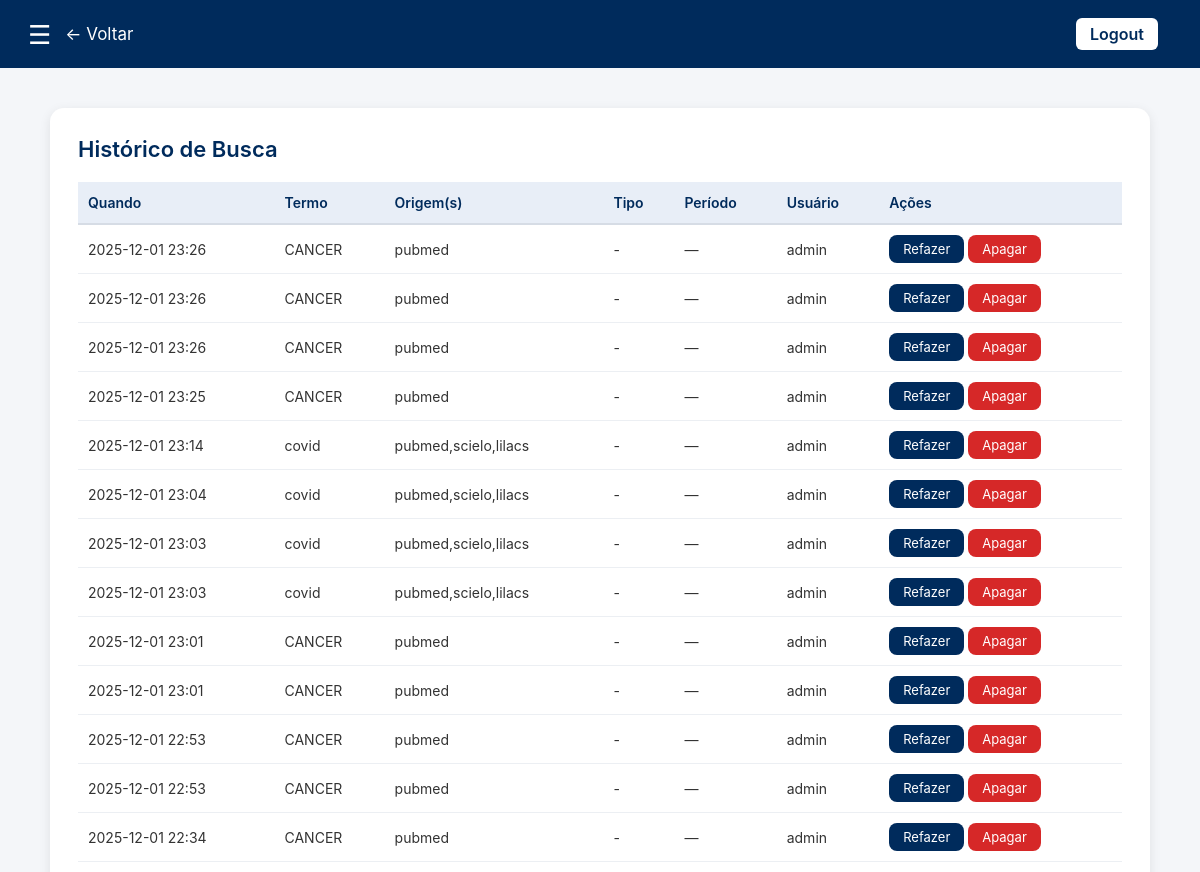
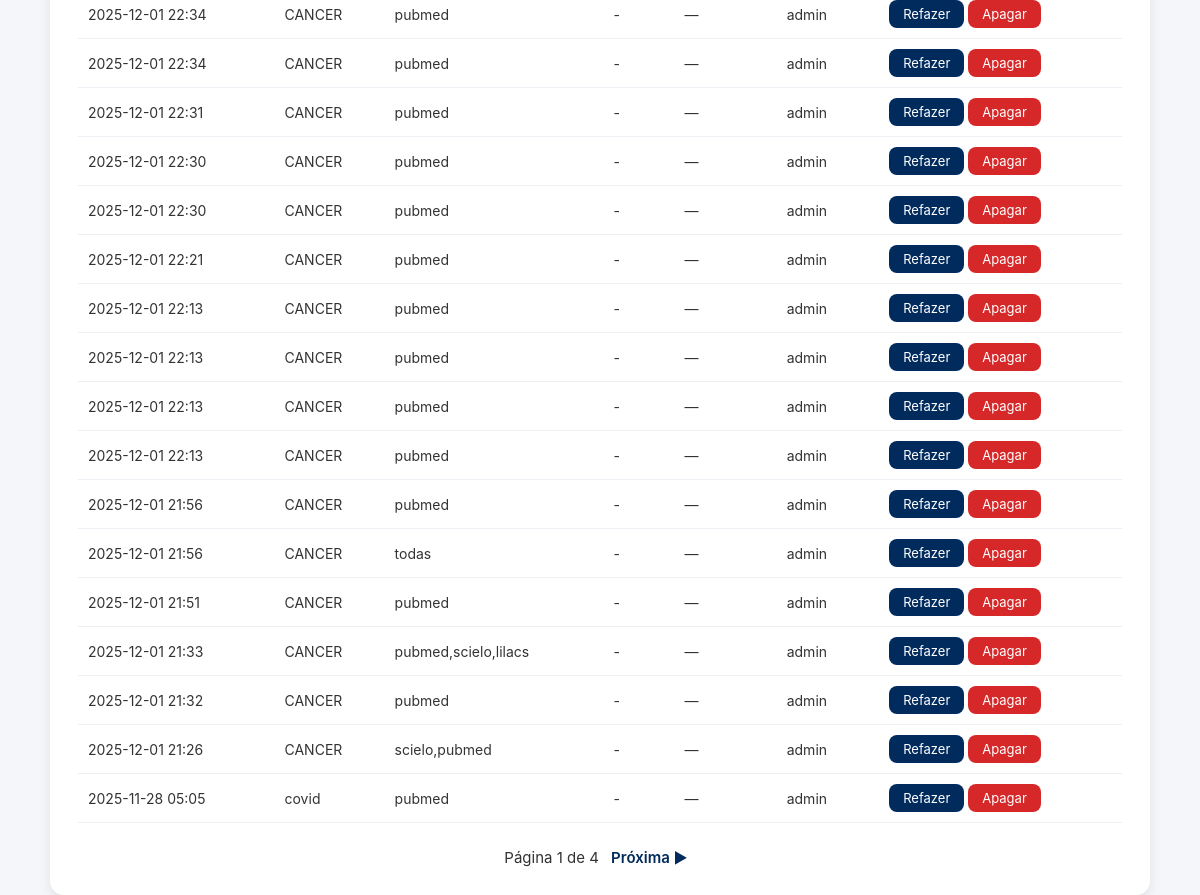
Page /historico/ (signed in) on the earlier database version (2 pictures, top to bottom).
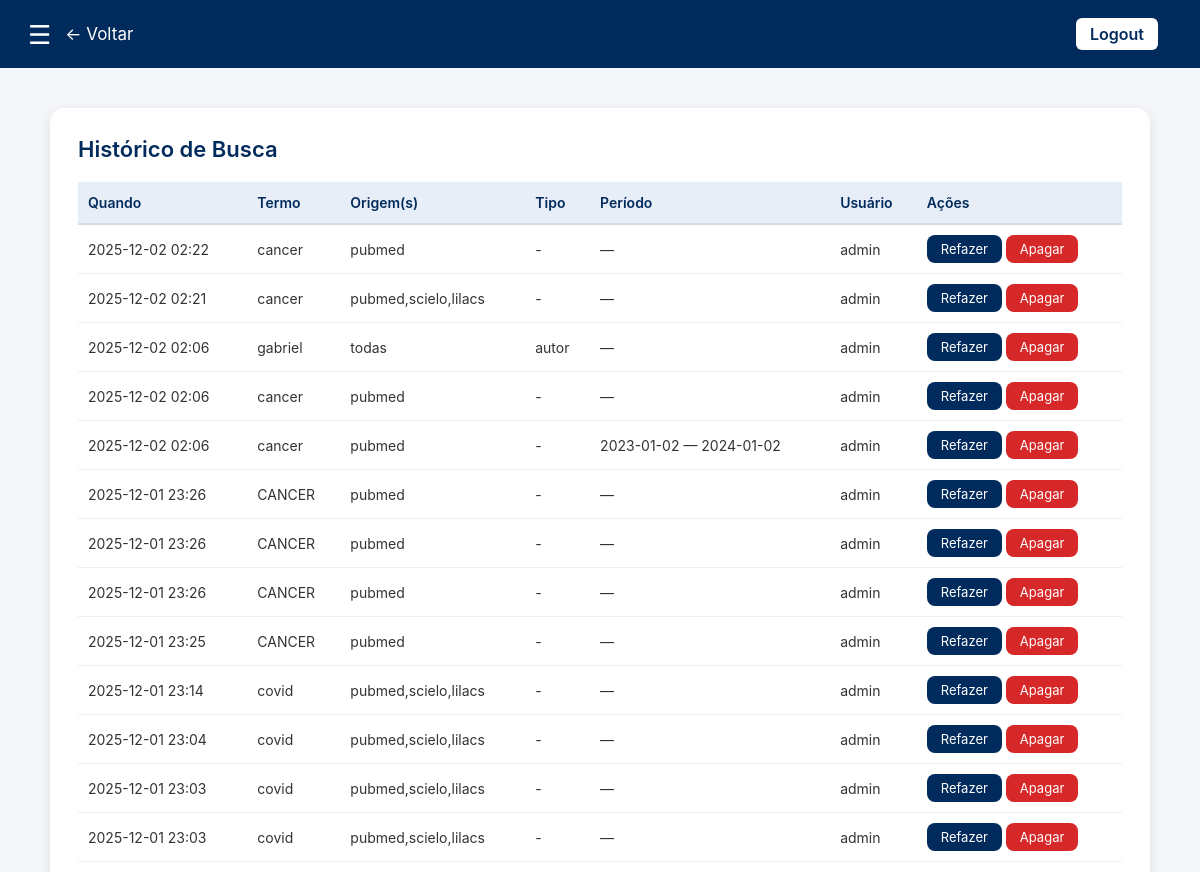
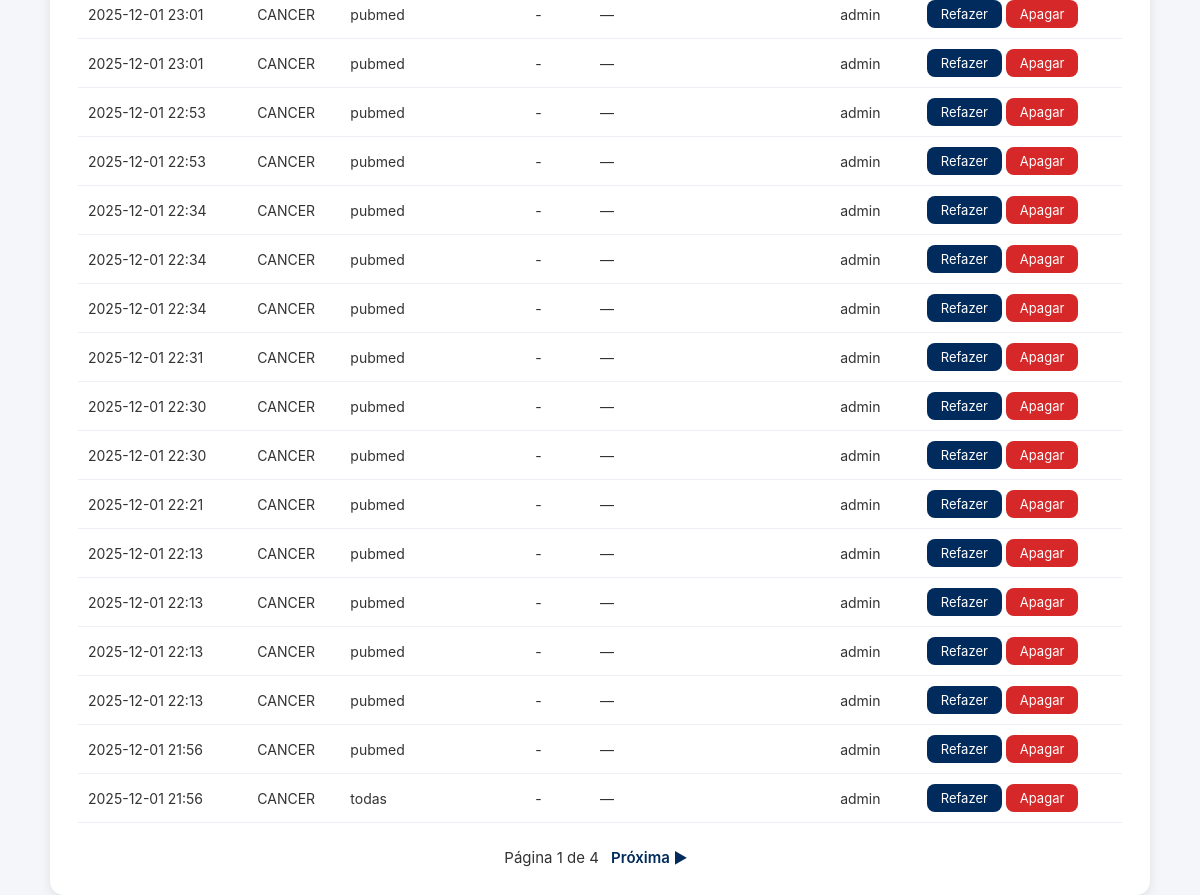
Same page on the later database version (2 pictures, top to bottom).
### busca/models.py (models this page shows, shortened)
class SearchHistory(models.Model):
    user = models.ForeignKey(
        settings.AUTH_USER_MODEL,
        null=True,
        blank=True,
        on_delete=models.SET_NULL,
        help_text="Usuário que executou a busca (se autenticado)"
    )
    termo = models.CharField("termo", max_length=500, blank=True)
    origem = models.CharField("origem(s)", max_length=200, blank=True)   # ex: "pubmed,scielo"
    tipo = models.CharField("tipo", max_length=50, blank=True)           # autor / titulo / tema
    data_inicio = models.DateField("data início", null=True, blank=True)
    data_fim = models.DateField("data fim", null=True, blank=True)
    query_string = models.TextField("query string", blank=True)
    created_at = models.DateTimeField(auto_now_add=True)
    class Meta:
        verbose_name = "Histórico de Busca"
        verbose_name_plural = "Histórico de Buscas"
        ordering = ["-created_at"]

### busca/views.py (the view)
# urls.py: path("historico/", views.historico, name="historico"),
@login_required
def historico(request):
    qs = SearchHistory.objects.filter(user=request.user).order_by("-id")
    paginator = Paginator(qs, 30)
    page = request.GET.get("page", 1)
    page_obj = paginator.get_page(page)
    return render(request, "busca/historico.html", {
        "page_obj": page_obj
    })

### busca/templates/busca/historico.html (shortened to what this page needs)
{% load static %}
<!doctype html>
<html lang="pt-br">
<head>
</head>
<body>
<header>
    <div class="menu-left">
        <div class="menu-icon" id="menuBtn">☰</div>
        <a href="{% url 'home' %}" style="color:white; text-decoration:none; font-size:17px;">← Voltar</a>
    </div>
    <div style="display: flex; align-items: center; gap: 14px;">
        {% if user.is_authenticated %}
            <a href="/logout/" class="login-btn">Logout</a>
        {% else %}
            <a href="{% url 'login' %}" class="login-btn">Login</a>
        {% endif %}
    </div>
</header>
<div class="container">
    <div class="results-box">
        <h2>Histórico de Busca</h2>
        {% if page_obj.object_list %}
            <table class="history-table">
                <thead>
                    <tr>
                        <th>Quando</th>
                        <th>Termo</th>
                        <th>Origem(s)</th>
                        <th>Tipo</th>
                        <th>Período</th>
                        <th>Usuário</th>
                        <th>Ações</th>
                    </tr>
                </thead>
                <tbody>
                    {% for h in page_obj.object_list %}
                        <tr>
                            <td style="white-space:nowrap;">{{ h.created_at|date:"Y-m-d H:i" }}</td>
                            <td>{{ h.termo|default:"(vazio)" }}</td>
                            <td>{{ h.origem|default:"todas" }}</td>
                            <td>{{ h.tipo|default:"-" }}</td>
                            <td>
                                {% if h.data_inicio or h.data_fim %}
                                    {{ h.data_inicio|date:"Y-m-d" }} — {{ h.data_fim|date:"Y-m-d" }}
                                {% else %}
                                    —
                                {% endif %}
                            </td>
                            <td>
                                {% if h.user %}
                                    {{ h.user.username }}
                                {% else %}
                                    anônimo
                                {% endif %}
                            </td>
                            <td>
                                <a href="{% url 'resultados' %}?{{ h.query_string }}" class="btn">Refazer</a>
                                <a href="{% url 'apagar_historico' h.id %}"
                                   class="btn-delete"
                                   onclick="return confirm('Tem certeza que deseja apagar esta pesquisa?');">
                                    Apagar
                                </a>
                            </td>
                        </tr>
                    {% endfor %}
                </tbody>
            </table>
            <div class="pagination">
                Página {{ page_obj.number }} de {{ page_obj.paginator.num_pages }}
                {% if page_obj.has_next %}
                    <a href="?page={{ page_obj.next_page_number }}">Próxima ▶</a>
                {% endif %}
            </div>
        {% else %}
            <div class="no-history">
                Nenhuma busca registrada ainda.
            </div>
        {% endif %}
    </div>
</div>
</body>
</html>

Differences in the rows shown:
no longer on this page (row unchanged): SearchHistory: created_at "2025-12-01 21:51", termo "CANCER", origem "pubmed", tipo "-", user.username "admin"
no longer on this page (row unchanged): SearchHistory: created_at "2025-12-01 21:33", termo "CANCER", origem "pubmed,scielo,lilacs", tipo "-", user.username "admin"
no longer on this page (row unchanged): SearchHistory: created_at "2025-12-01 21:32", termo "CANCER", origem "pubmed", tipo "-", user.username "admin"
no longer on this page (row unchanged): SearchHistory: created_at "2025-12-01 21:26", termo "CANCER", origem "scielo,pubmed", tipo "-", user.username "admin"
no longer on this page (row unchanged): SearchHistory: created_at "2025-11-28 05:05", termo "covid", origem "pubmed", tipo "-", user.username "admin"
added SearchHistory: created_at "2025-12-02 02:22", termo "cancer", origem "pubmed", tipo "-", user.username "admin"
added SearchHistory: created_at "2025-12-02 02:21", termo "cancer", origem "pubmed,scielo,lilacs", tipo "-", user.username "admin"
added SearchHistory: created_at "2025-12-02 02:06", termo "gabriel", origem "todas", tipo "autor", user.username "admin"
added SearchHistory: created_at "2025-12-02 02:06", termo "cancer", origem "pubmed", tipo "-", user.username "admin"
added SearchHistory: created_at "2025-12-02 02:06", termo "cancer", origem "pubmed", tipo "-", data_inicio "2023-01-02", data_fim "2024-01-02", user.username "admin"
